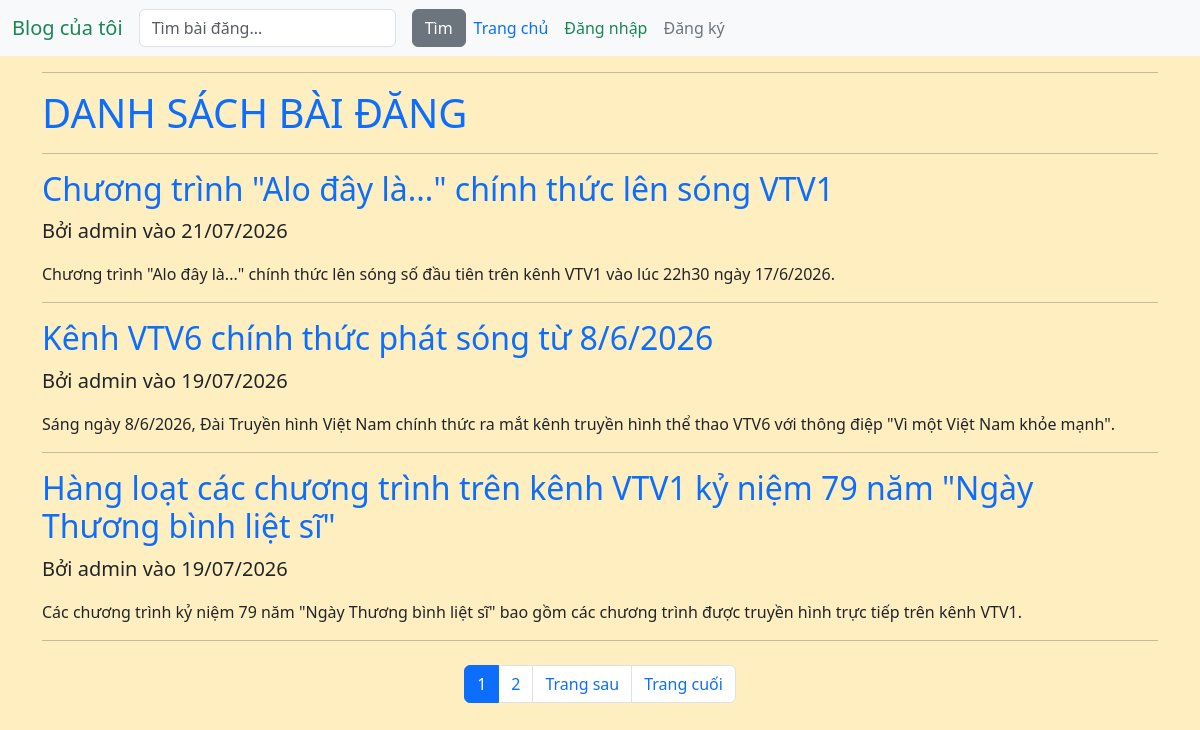
Before: / with the older database file.
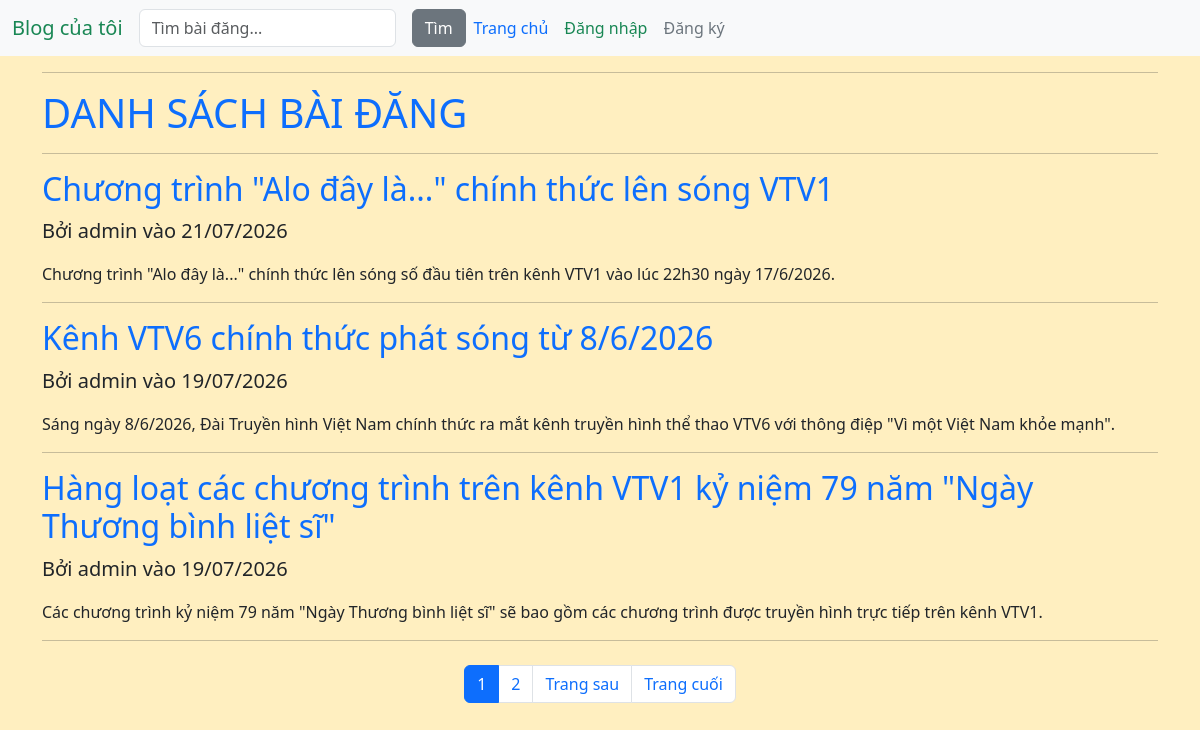
After: the same page with the newer database file.
### blog/models.py (models this page shows, shortened)
class Post(models.Model):
    title = models.CharField(max_length=200)
    likes = models.ManyToManyField(User, related_name='blog_posts', blank=True)
    content = models.TextField()
    created_at = models.DateTimeField(auto_now_add=True)
    updated_at = models.DateTimeField(auto_now=True)
    author = models.ForeignKey(User, on_delete=models.CASCADE, default=1)

### blog/views.py (the view)
# urls.py: path("",PostListView.as_view(),name="post_list"),
class PostListView(ListView):
    model = Post
    template_name = "post_list.html"
    context_object_name = "posts"
    ordering = ["-created_at"]
    paginate_by = 3
    def get_queryset(self):
        query = self.request.GET.get('q')
        if query:
            return Post.objects.filter(
                Q(title__icontains=query) | Q(content__icontains=query)
            ).order_by("-created_at")
        return Post.objects.all().order_by("-created_at")

### blog/templates/post_list.html (shortened to what this page needs)
<!DOCTYPE html>
<html lang="vi">
<head>
</head>
{% extends "base.html" %}
{% block content %}
    <hr>
    <h1 class="text-uppercase text-primary">Danh sách bài đăng</h1>
    <hr>
    {% for post in posts %}
        <article>
            <h2><a href="{% url 'post-detail' post.pk %}" class="text-decoration-none link-primary">{{ post.title }}</a></h2>
            <p class="fs-5">Bởi {{ post.author.username }} vào {{ post.created_at|date:"d/m/Y" }}</p>
            <p>{{ post.content|truncatewords:30 }}</p>
            <hr>
        </article>
    {% endfor %}
    <nav aria-label="Page navigation" class="mt-4">
        <ul class="pagination justify-content-center">
            {% for num in page_obj.paginator.page_range %}
                {% if page_obj.number == num %}
                    <li class="page-item active"><span class="page-link">{{ num }}</span></li>
                {% elif num > page_obj.number|add:'-3' and num < page_obj.number|add:'3' %}
                    <li class="page-item">
                        <a class="page-link" href="?page={{ num }}{% if request.GET.q %}&q={{ request.GET.q }}{% endif %}">{{ num }}</a>
                    </li>
                {% endif %}
        {% endfor %}
        {% if page_obj.has_next %}
            <li class="page-item">
                <a class="page-link" href="?page={{ page_obj.next_page_number }}{% if request.GET.q %}&q={{ request.GET.q }}{% endif %}">Trang sau</a>
            </li>
            <li class="page-item">
                <a class="page-link" href="?page={{ page_obj.paginator.num_pages }}{% if request.GET.q %}&q={{ request.GET.q }}{% endif %}">Trang cuối</a>
            </li>
        {% endif %}
        </ul>
    </nav>
{% endblock %}

Changed rows visible on the page:
changed Post: content "Các chương trình kỷ niệm 79 năm \"Ngày Thương bình liệt sĩ\" bao gồm các chương trình được truyền hình trực tiếp trên kênh VTV1." → "Các chương trình kỷ niệm 79 năm \"Ngày Thương bình liệt sĩ\" sẽ bao gồm các chương trình được truyền hình trực tiếp trên kênh VTV1."
